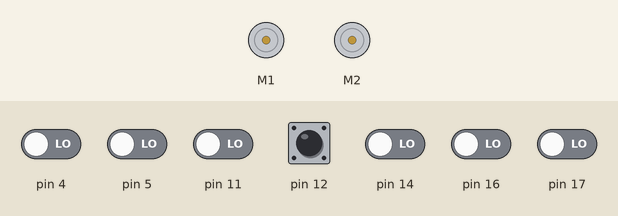
Recording of a sketch running on a simulated Arduino Uno, built with avr-gcc and run on an emulated ATmega328P. Parts: 2 × DC motor (green arrow = forward, orange = backward, longer = faster). Inputs (shaded band) come from the test bench; at power-on: pin 12 HIGH, pin 4, pin 5, pin 11, pin 14, pin 16, pin 17 LOW.

Above: at 0.8 s.
0.9 s: pin 12 pulled LOW for 0.15 s
At 1.33 s:
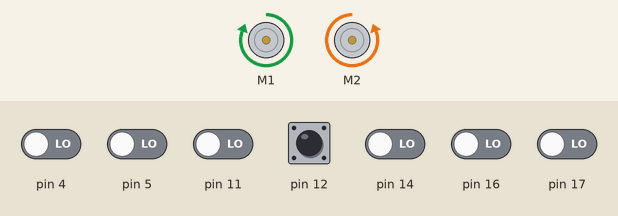
3.9 s: pin 4 driven HIGH
At 4.51 s:
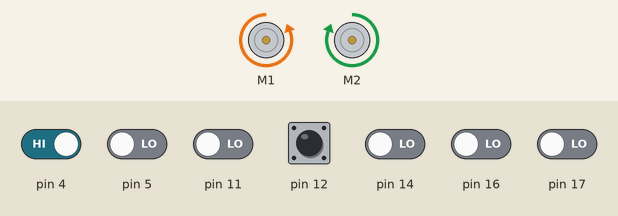
6.9 s: pin 5 driven HIGH
At 7.8 s:
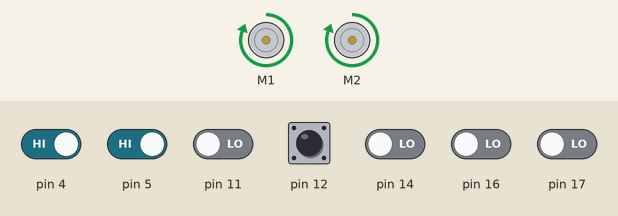
8.4 s: pin 5 driven LOW
At 8.67 s:
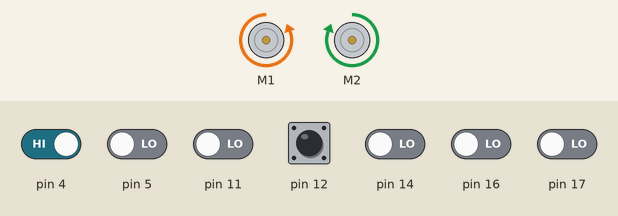
11.4 s: pin 4 driven LOW
At 11.63 s:
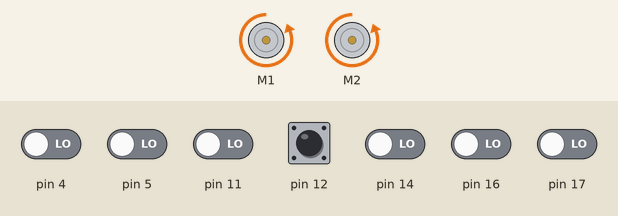
Timing chart, 0 to 15.4 s (numbered marks = the images above; inputs shaded):
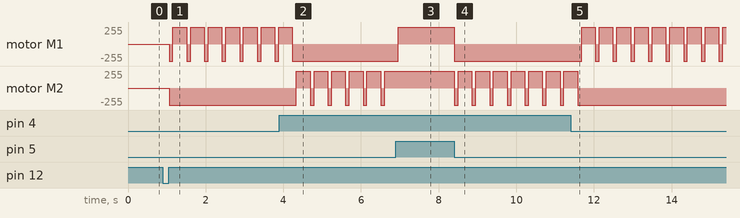

The sketch:

BorderDetectTurn.ino
```cpp
#include <ZumoMotors.h>
#include <Pushbutton.h>
#include <QTRSensors.h>
#include <ZumoReflectanceSensorArray.h>

#define LED 13

// this might need to be tuned for different lighting conditions, surfaces, etc.
#define QTR_THRESHOLD  1800 //

// these might need to be tuned for different motor types
#define REVERSE_SPEED     400 // 0 is stopped, 400 is full speed
#define TURN_SPEED        400
#define FORWARD_SPEED     400
#define REVERSE_DURATION  100 // ms
#define TURN_DURATION     350 // ms

ZumoMotors motors;
Pushbutton button(ZUMO_BUTTON); // pushbutton on pin 12

#define NUM_SENSORS 6
unsigned int sensor_values[NUM_SENSORS];

ZumoReflectanceSensorArray sensors;

const int ledPin = 2;


void setup()
{
   sensors.init();
   button.waitForButton();
   Serial.begin(9600);
}

void loop()
{
  sensors.read(sensor_values);
  if (sensor_values[0] < QTR_THRESHOLD) { // SORT UNDERLAG
    // if leftmost sensor detects line, reverse and turn to the right
    motors.setSpeeds(-REVERSE_SPEED, -REVERSE_SPEED);
    delay(REVERSE_DURATION);
    motors.setSpeeds(TURN_SPEED, -TURN_SPEED);
    delay(TURN_DURATION);
    motors.setSpeeds(FORWARD_SPEED, FORWARD_SPEED);
  }

  else if (sensor_values[5] < QTR_THRESHOLD) {
    // if rightmost sensor detects line, reverse and turn to the left
    motors.setSpeeds(-REVERSE_SPEED, -REVERSE_SPEED);
    delay(REVERSE_DURATION);
    motors.setSpeeds(-TURN_SPEED, TURN_SPEED);
    delay(TURN_DURATION);
    motors.setSpeeds(FORWARD_SPEED, FORWARD_SPEED);
  }

  else
  {
    // otherwise, go straight
    motors.setSpeeds(FORWARD_SPEED, FORWARD_SPEED);
  }
}
```

Measured:
- after the input at 0.9 s, motor M1: alternates forward 255/255 for 0.35 s and backward 255/255 for 0.10 s, starting after 0.16 s; motor M2: stopped → backward 255/255 after 0.16 s
- after the input at 3.9 s, motor M1: goes on until 4.2 s, then stays backward 255/255; motor M2: alternates forward 255/255 for 0.35 s and backward 255/255 for 0.10 s, starting after 0.44 s
- after the input at 6.9 s, motor M1: backward 255/255 → forward 255/255 after 0.06 s; motor M2: stops changing and stays forward 255/255
- after the input at 8.4 s, motor M1: forward 255/255 → backward 255/255 at once; motor M2: alternates forward 255/255 for 0.35 s and backward 255/255 for 0.10 s, starting at once
- after the input at 11.4 s, motor M1: alternates forward 255/255 for 0.35 s and backward 255/255 for 0.10 s, starting after 0.28 s; motor M2: goes on until 11.6 s, then stays backward 255/255
